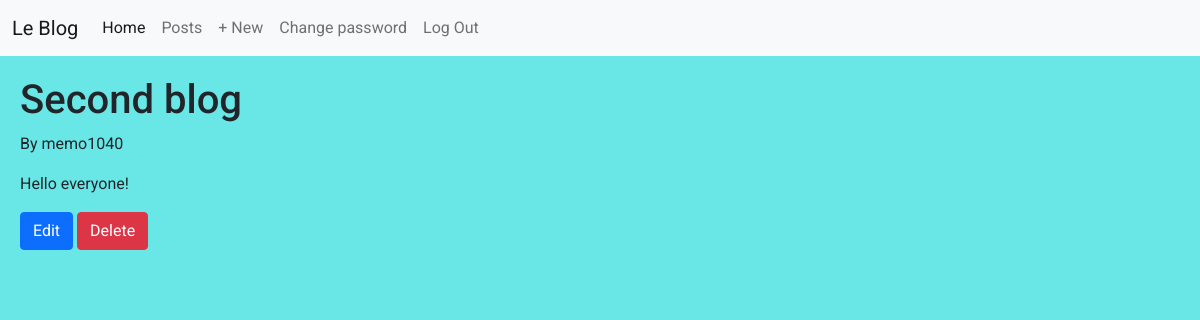
Page /blog/2/ (signed in) on the committed database.
### blog/models.py (models this page shows, shortened)
class Post(models.Model):
    title = models.CharField(max_length=200)
    body = models.TextField()
    author = models.ForeignKey(
        'auth.User',
        on_delete = models.CASCADE
    )

### blog/views.py (the view)
# urls.py: path('blog/<int:pk>/', BlogDetailView.as_view(), name='blog_detail'),
class BlogDetailView(LoginRequiredMixin, DetailView):
    model = Post
    template_name = "blog_detail.html"

### templates/blog_detail.html (shortened to what this page needs)
{% extends 'base.html' %}
{% block content %}
    <div>
        <h1>{{ post.title }}</h1>
        <p>By {{ post.author }}</p>
        <p>{{ post.body }}</p>
        <a href="{% url 'blog_edit' post.id%}" class="btn btn-primary">Edit</a>
        <a href="{% url 'blog_delete' post.id%}" class="btn btn-danger">Delete</a>
    </div>
{% endblock content %}

### static/css/base.css (style rules this page uses)
body { font-family: 'Roboto', sans-serif; background-color: rgb(105, 230, 230); }
a { color: black; }

### rows in the picture
Post: title "Second blog", author "memo1040", body "Hello everyone!"
